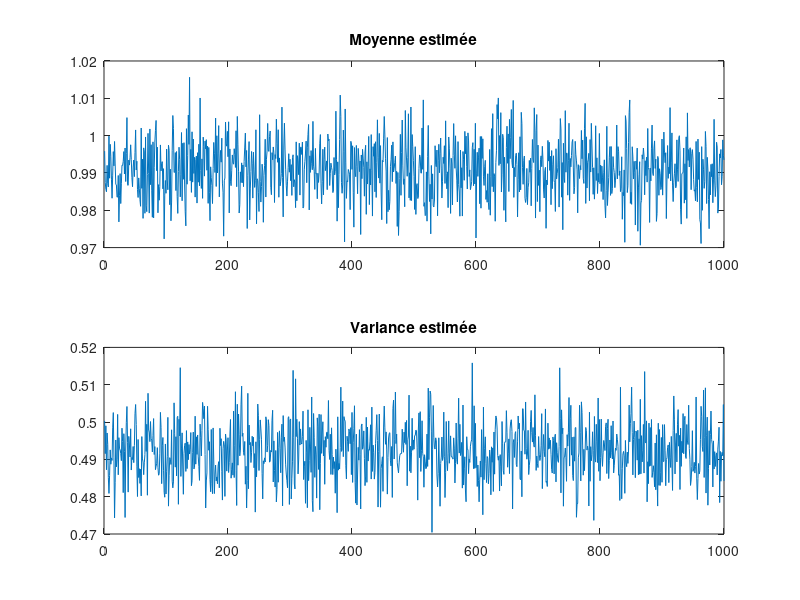

The MATLAB script that drew this image:
d = 1 ; 
sigma2 = 0.5; 
N = 10000;
m=1;
m0=1;
sig0_2 = 0.5;

X = normrnd(0,sigma2,1,N);

s2 = 1/(1/(sig0_2)+N/(sigma2));
mbar = s2*((m0/sig0_2)+sum(X)/sigma2);

m_ech = normrnd(mbar,s2,1,N);

%Bizarre

%% Matrice de covariance inconnue

%p(sig|X,m) prop p(X|sig(,m))p(sig(|m))
%on trouve :
%sig suit IG((N+alpha)/2,Beta + somme des (xi-m)^2/2
%mu suit Norm((sig2m0 + Nsig02meanX)/sig2 + Nsig02 ; sig2sig02/(sig2 + N
%sig02))
alpha=2;
beta=2;


sigm = 0.5;

m_list = zeros(1,100);
sig_list = zeros(1,100);

x_g = normrnd(m, sqrt(sigma2),1,N);

for i=1:1000
       mu = normrnd((sigm * m0 + N*sig0_2*mean(x_g))/(sigm+N*sig0_2),sqrt((sigm*sig0_2)/(sigm+N*sig0_2)));
       sigm = 1./gamrnd((N+alpha)/2,2/(beta+sum((x_g-mu).^2)));
       m_list(i) = mu;
       sig_list(i) = sigm;
end

figure;
subplot(2,1,1);
plot(m_list);
title('Moyenne estimée');
subplot(2,1,2);
plot(sig_list);
title('Variance estimée');
